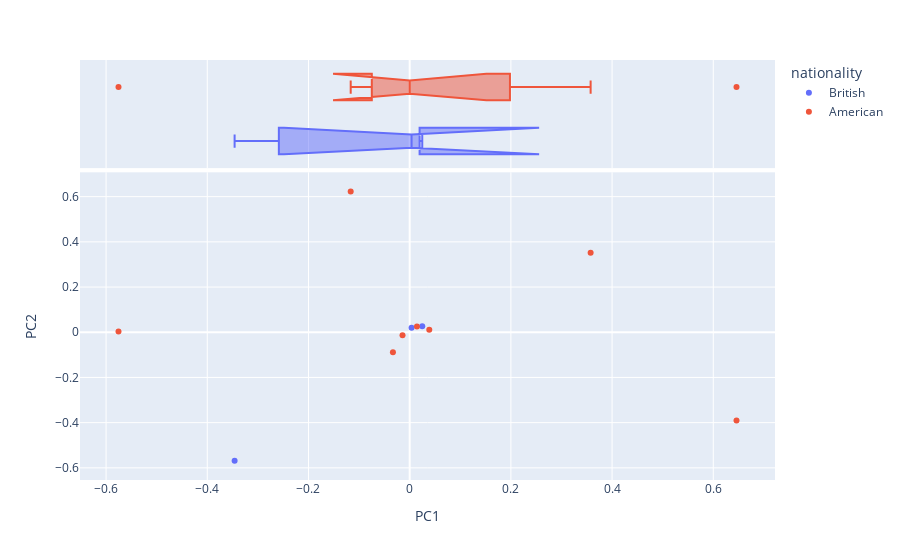

The notebook cell saved with this chart:
### Code cell
vis_pcs(DCM, 1, 2)

### Figure 1 — Plotly figure (JSON) as saved in the notebook; plotly's stock layout.template omitted (floating-point values rounded to 4 significant figures)
{"data": [{"hovertemplate": "<b>%{hovertext}</b><br><br>nationality=British<br>PC1=%{x}<br>PC2=%{y}<extra></extra>", "hovertext": ["Pop, Soul", "Jazz, R&B, Soul", " Dance-pop, Pop"], "legendgroup": "British", "marker": {"color": "#636efa", "symbol": "circle"}, "mode": "markers", "name": "British", "orientation": "v", "showlegend": true, "type": "scatter", "x": [0.02488, 0.003733, -0.346], "xaxis": "x", "y": [0.02618, 0.02019, -0.5691], "yaxis": "y"}, {"alignmentgroup": "True", "hovertemplate": "<b>%{hovertext}</b><br><br>nationality=British<br>PC1=%{x}<extra></extra>", "hovertext": ["Pop, Soul", "Jazz, R&B, Soul", " Dance-pop, Pop"], "legendgroup": "British", "marker": {"color": "#636efa", "symbol": "circle"}, "name": "British", "notched": true, "offsetgroup": "British", "showlegend": false, "type": "box", "x": [0.02488, 0.003733, -0.346], "xaxis": "x2", "yaxis": "y2"}, {"hovertemplate": "<b>%{hovertext}</b><br><br>nationality=American<br>PC1=%{x}<br>PC2=%{y}<extra></extra>", "hovertext": ["Pop, R&B", "Pop, R&B", "Pop, Rock", "Country, Pop", "Hip-Hop, R&B", "Pop, Rock", "Country, Pop", "Pop, R&B"], "legendgroup": "American", "marker": {"color": "#EF553B", "symbol": "circle"}, "mode": "markers", "name": "American", "orientation": "v", "showlegend": true, "type": "scatter", "x": [0.03873, 0.3576, -0.1166, -0.5754, 0.6459, -0.03309, -0.01417, 0.01439], "xaxis": "x", "y": [0.0112, 0.3516, 0.623, 0.003706, -0.391, -0.08796, -0.01374, 0.02588], "yaxis": "y"}, {"alignmentgroup": "True", "hovertemplate": "<b>%{hovertext}</b><br><br>nationality=American<br>PC1=%{x}<extra></extra>", "hovertext": ["Pop, R&B", "Pop, R&B", "Pop, Rock", "Country, Pop", "Hip-Hop, R&B", "Pop, Rock", "Country, Pop", "Pop, R&B"], "legendgroup": "American", "marker": {"color": "#EF553B", "symbol": "circle"}, "name": "American", "notched": true, "offsetgroup": "American", "showlegend": false, "type": "box", "x": [0.03873, 0.3576, -0.1166, -0.5754, 0.6459, -0.03309, -0.01417, 0.01439], "xaxis": "x2", "yaxis": "y2"}], "layout": {"autosize": true, "legend": {"title": {"text": "nationality"}, "tracegroupgap": 0}, "margin": {"t": 60}, "xaxis": {"anchor": "y", "autorange": true, "domain": [0, 1], "range": [-0.652, 0.7225], "title": {"text": "PC1"}, "type": "linear"}, "xaxis2": {"anchor": "y2", "autorange": true, "domain": [0, 1], "matches": "x", "range": [-0.652, 0.7225], "showgrid": true, "showticklabels": false, "type": "linear"}, "yaxis": {"anchor": "x", "autorange": true, "domain": [0, 0.7326], "range": [-0.647, 0.7009], "title": {"text": "PC2"}, "type": "linear"}, "yaxis2": {"anchor": "x2", "autorange": true, "domain": [0.7426, 1], "matches": "y2", "range": [-0.5, 1.5], "showgrid": false, "showline": false, "showticklabels": false, "ticks": "", "type": "category"}}}
